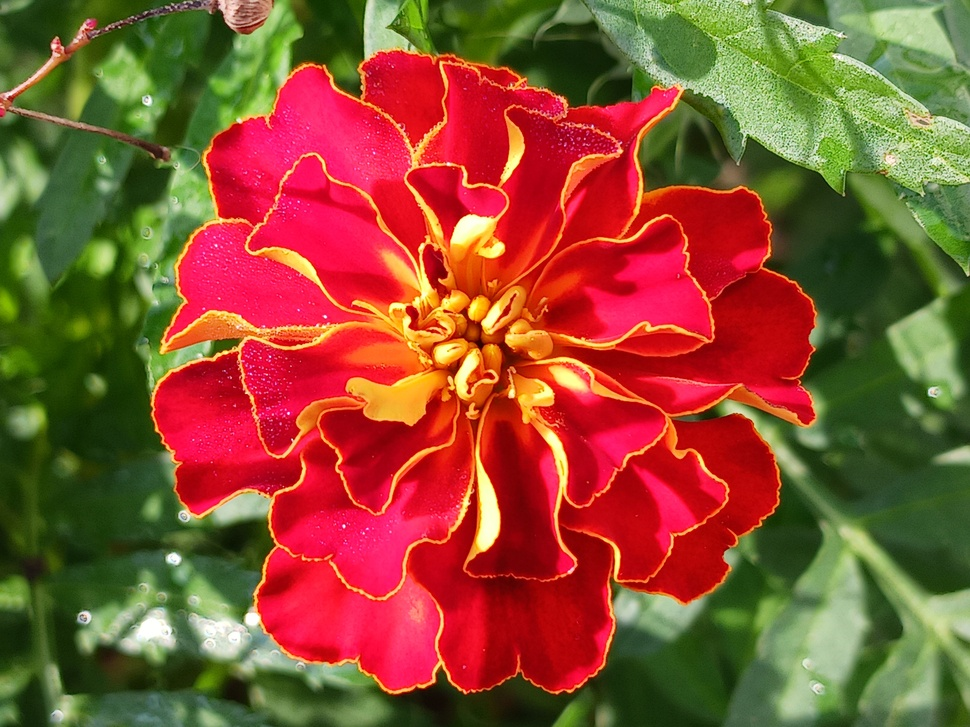
#> input picture img1.jpeg.jpg, 970 x 727 px, shrunk from 4080 x 3060 before the run, found by its file name
$ jupyter execute --allow-errors PCA.ipynb
#> lines starting #> are read from the running program, lines starting #| are printed output that depends on the picture
##Lab Exercise 1: Understanding PCA with a Simple Dataset

[cell 1]
# Load the Dataset:
import numpy as np
import pandas as pd
import matplotlib.pyplot as plt
from sklearn.preprocessing import StandardScaler

#> (the rest of this cell did not finish here and is left out)

[cell 2]
# Standardization:
scaler = StandardScaler()
#> (the rest of this cell did not finish here and is left out)

#> (a cell that did not finish here is left out)

#> (a cell that did not finish here is left out)

#> (a cell that did not finish here is left out)

[cell 6]
# Visualization:
from sklearn.preprocessing import LabelEncoder

# string labels are converted to numerical values
label_encoder = LabelEncoder()
#> (the rest of this cell did not finish here and is left out)

## Lab Exercise 2: PCA for Image Compression

[cell 7]
# Load an Image:
import numpy as np
import matplotlib.pyplot as plt
from sklearn.decomposition import PCA
from skimage import io, color

image = io.imread('/content/img1.jpeg.jpg')
#> image is the input picture: shape (727, 970, 3); mean R, G, B 140.6, 79.1, 49.4
gray_image = color.rgb2gray(image)
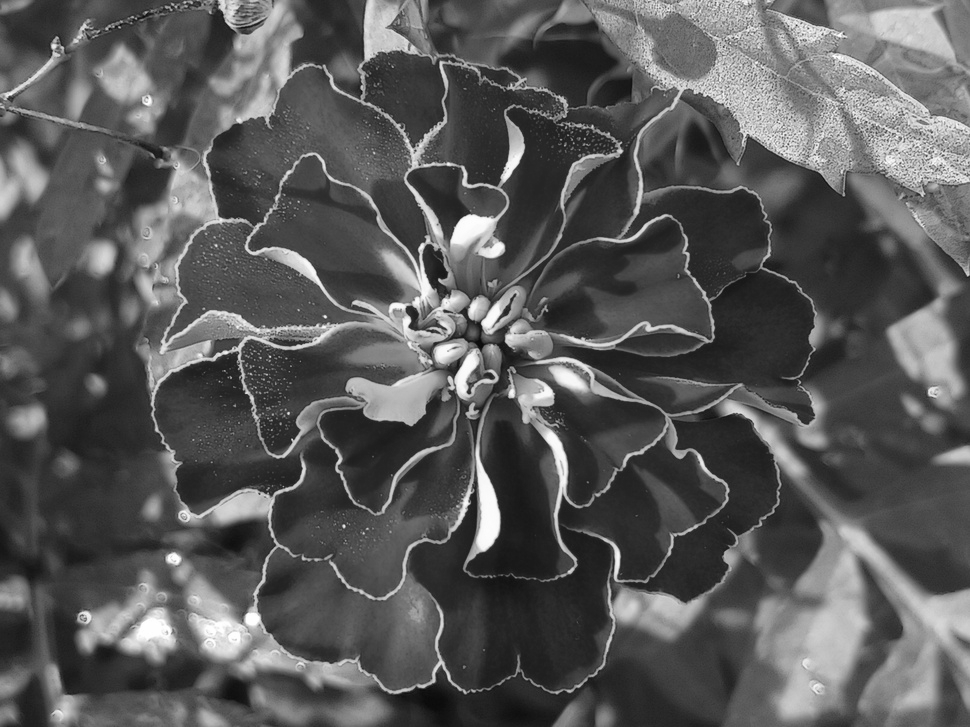
#> gray_image: shape (727, 970) float64; min 0.0394, max 1, mean 0.353

[cell 8]
# Reshape the Image:
m, n = gray_image.shape
#> m = 727; n = 970
X = gray_image.reshape(m, n)

[cell 9]
# Apply PCA:
def apply_pca(X, n_components):
    pca = PCA(n_components=n_components)
    X_transformed = pca.fit_transform(X)
    X_reconstructed = pca.inverse_transform(X_transformed)
    return X_reconstructed

[cell 10]
# Reconstruction and Visualize Results:
components = [5, 20, 50, 100]

plt.figure(figsize=(10, 8))
plt.subplot(2, 3, 1)
plt.imshow(gray_image, cmap='gray')
plt.title('Original Image')

for i, n_comp in enumerate(components, 2):
    X_reconstructed = apply_pca(X, n_comp)
    plt.subplot(2, 3, i)
    plt.imshow(X_reconstructed, cmap='gray')
    plt.title(f'{n_comp} Components')
#> this loop made 4 passes
#> pass 1, in apply_pca, `X_reconstructed = pca.inverse_transform(X_transformed)`:
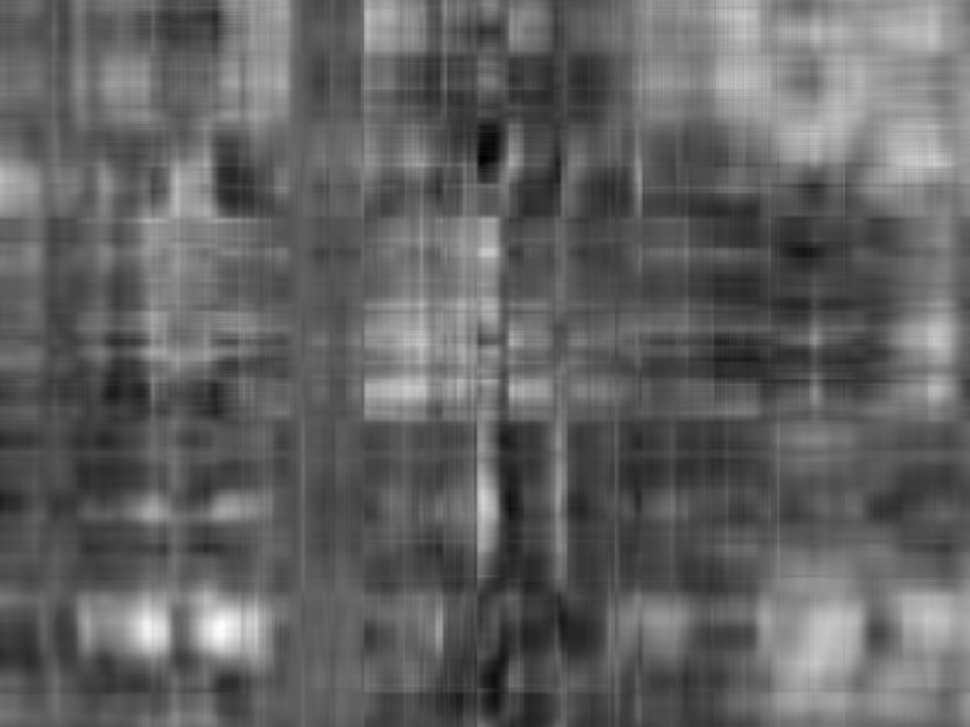
#> X_reconstructed: shape (727, 970) float64; min -0.0923, max 1.06, mean 0.353; drawn with min black and max white
#> pass 2, in apply_pca (call 2), `X_reconstructed = pca.inverse_transform(X_transformed)`:
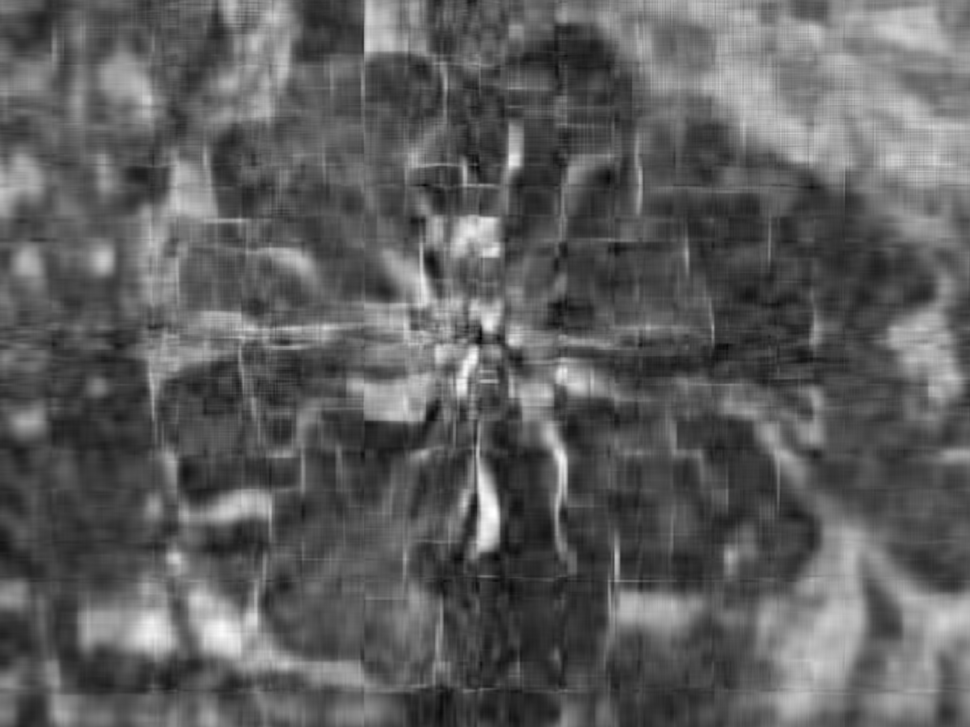
#> X_reconstructed: shape (727, 970) float64; min -0.0781, max 1.09, mean 0.353; drawn with min black and max white
#> pass 3, in apply_pca (call 3), `X_transformed = pca.fit_transform(X)`:
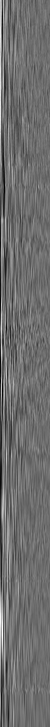
#> X_transformed: shape (727, 50) float64; min -3.84, max 5.06, mean 9.38e-18; drawn with min black and max white
#> pass 3, in apply_pca (call 3), `X_reconstructed = pca.inverse_transform(X_transformed)`:
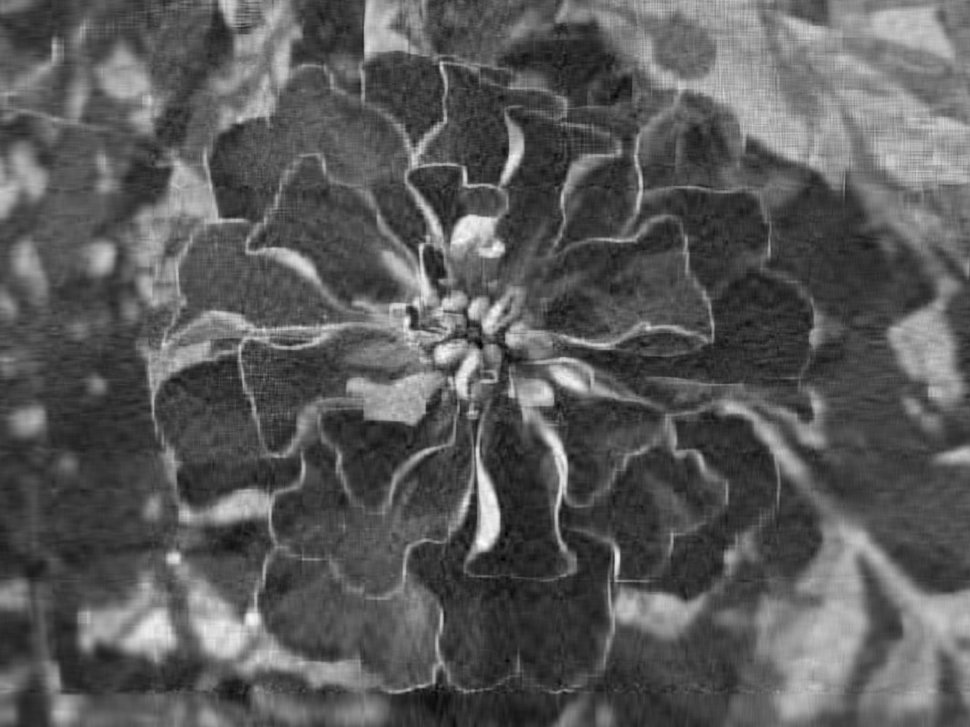
#> X_reconstructed: shape (727, 970) float64; min -0.0719, max 1.12, mean 0.353; drawn with min black and max white

plt.tight_layout()
plt.show()
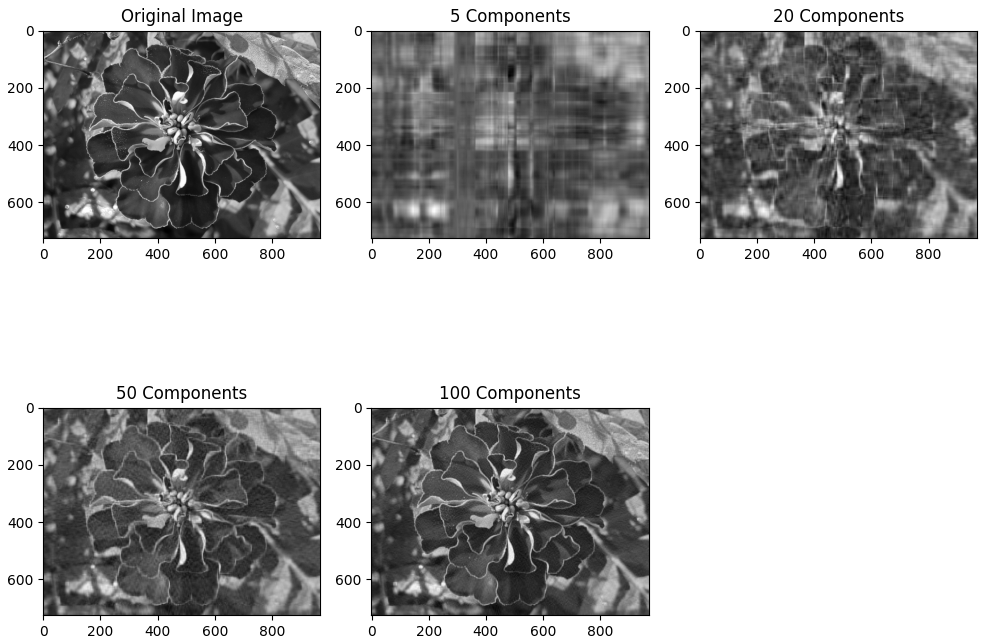
#> figure drawn by matplotlib, 5 panels
